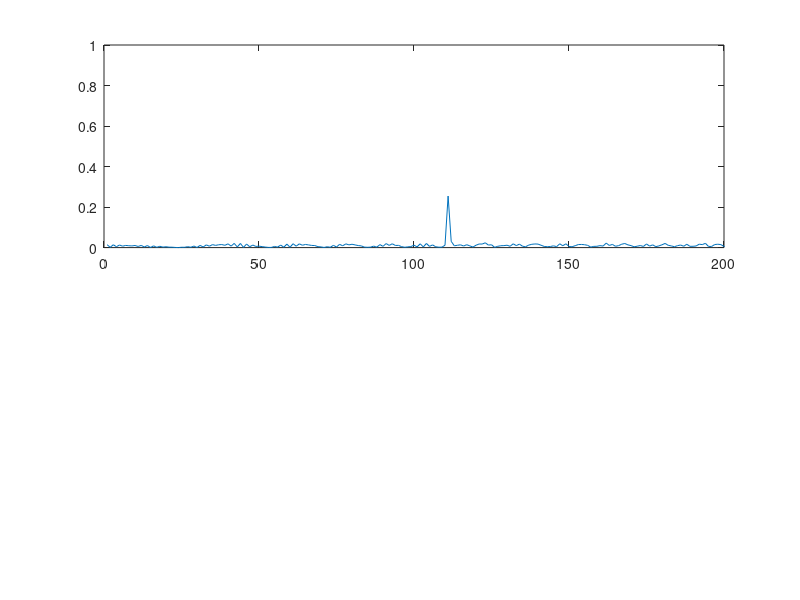
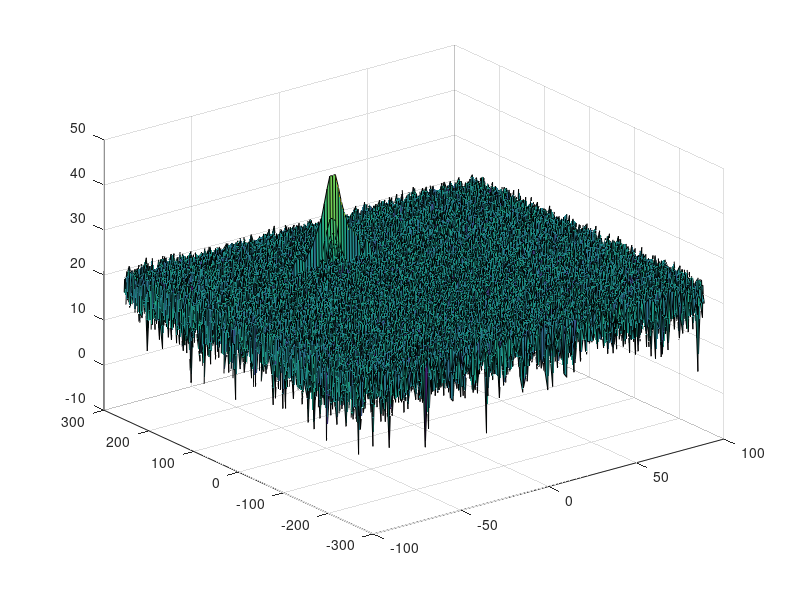

Write the MATLAB code that produced these figures, in order. (Note: this script raises an error after producing the figures.)
clear all
clc;

%% Radar Specifications 
%%%%%%%%%%%%%%%%%%%%%%%%%%%
% Frequency of operation = 77GHz
% Max Range = 200m
% Range Resolution = 1 m
% Max Velocity = 100 m/s
%%%%%%%%%%%%%%%%%%%%%%%%%%%

%speed of light = 3e8
%% User Defined Range and Velocity of target
% *%TODO* :
% define the target's initial position and velocity. Note : Velocity
% remains contant
R = 110;    % Initial distance of the target
v = -20;    % Velocity of the target


%% FMCW Waveform Generation

% *%TODO* :
%Design the FMCW waveform by giving the specs of each of its parameters.
% Calculate the Bandwidth (B), Chirp Time (Tchirp) and Slope (slope) of the FMCW
% chirp using the requirements above.
C=3*10^8;             % Speed of light, Units: m/s
Range_Resolution = 1; % Units: meters (m)
Max_Range = 200;      % Maximum range, Units: m

Sweep_Time = 5.5*2*Max_Range/C;
Bandwidth = C/(2*Range_Resolution);
Slope = Bandwidth / Sweep_Time;

%Operating carrier frequency of Radar 
fc= 77e9;             %carrier freq

                                                          
%The number of chirps in one sequence. Its ideal to have 2^ value for the ease of running the FFT
%for Doppler Estimation. 
Nd=128;                   % #of doppler cells OR #of sent periods % number of chirps

%The number of samples on each chirp. 
Nr=1024;                  %for length of time OR # of range cells

% Timestamp for running the displacement scenario for every sample on each
% chirp
t=linspace(0,Nd*Sweep_Time,Nr*Nd); %total time for samples


%Creating the vectors for Tx, Rx and Mix based on the total samples input.
Tx=zeros(1,length(t)); %transmitted signal
Rx=zeros(1,length(t)); %received signal
Mix = zeros(1,length(t)); %beat signal

%Similar vectors for range_covered and time delay.
r_t=zeros(1,length(t));
td=zeros(1,length(t));


%% Signal generation and Moving Target simulation
% Running the radar scenario over the time. 

    % *%TODO* :
    %For each time stamp update the Range of the Target for constant velocity. 
    r_t = R + v*t;

    % *%TODO* :
    %For each time sample we need update the transmitted and
    %received signal. 
    td = 2*r_t/C;
    Tx = cos(2*pi*(fc*t + Slope*(t.^2)/2));
    Rx = cos(2*pi*(fc*(t-td) + Slope*((t-td).^2)/2));
    
    % *%TODO* :
    %Now by mixing the Transmit and Receive generate the beat signal
    %This is done by element wise matrix multiplication of Transmit and
    %Receiver Signal
    Mix = Tx.* Rx;


%% RANGE MEASUREMENT


 % *%TODO* :
%reshape the vector into Nr*Nd array. Nr and Nd here would also define the size of
%Range and Doppler FFT respectively.
Mix = reshape(Mix, [Nr, Nd]);

 % *%TODO* :
%run the FFT on the beat signal along the range bins dimension (Nr) and
%normalize.
Mix_fft = fft(Mix)/Nr;

 % *%TODO* :
% Take the absolute value of FFT output
Mix_fft = abs(Mix_fft);

% *%TODO* :
% Output of FFT is double sided signal, but we are interested in only one side of the spectrum.
% Hence we throw out half of the samples.
Mix_fft_half = Mix_fft(1:(length(Mix_fft)/2)+1, 1);

%plotting the range
figure ('Name','Range from First FFT')
subplot(2,1,1)

 % *%TODO* :
 % plot FFT output 

plot(Mix_fft_half); 
axis ([0 200 0 1]);



%% RANGE DOPPLER RESPONSE
% The 2D FFT implementation is already provided here. This will run a 2DFFT
% on the mixed signal (beat signal) output and generate a range doppler
% map.You will implement CFAR on the generated RDM


% Range Doppler Map Generation.

% The output of the 2D FFT is an image that has reponse in the range and
% doppler FFT bins. So, it is important to convert the axis from bin sizes
% to range and doppler based on their Max values.

Mix=reshape(Mix,[Nr,Nd]);

% 2D FFT using the FFT size for both dimensions.
sig_fft2 = fft2(Mix,Nr,Nd);

% Taking just one side of signal from Range dimension.
sig_fft2 = sig_fft2(1:Nr/2,1:Nd);
sig_fft2 = fftshift (sig_fft2);
RDM = abs(sig_fft2);
RDM = 10*log10(RDM) ;

%use the surf function to plot the output of 2DFFT and to show axis in both
%dimensions
doppler_axis = linspace(-100,100,Nd);
range_axis = linspace(-200,200,Nr/2)*((Nr/2)/400);
figure,surf(doppler_axis,range_axis,RDM);

%% CFAR implementation

%Slide Window through the complete Range Doppler Map

% *%TODO* :
%Select the number of Training Cells in both the dimensions.
Tr = 10;
Td = 8;

% *%TODO* :
%Select the number of Guard Cells in both dimensions around the Cell under 
%test (CUT) for accurate estimation
Gr = 4;
Gd = 4;

% *%TODO* :
% offset the threshold by SNR value in dB
offset = 6;

% *%TODO* :
%Create a vector to store noise_level for each iteration on training cells
noise_level = zeros(1,1);


% *%TODO* :
%design a loop such that it slides the CUT across range doppler map by
%giving margins at the edges for Training and Guard Cells.
%For every iteration sum the signal level within all the training
%cells. To sum convert the value from logarithmic to linear using db2pow
%function. Average the summed values for all of the training
%cells used. After averaging convert it back to logarithimic using pow2db.
%Further add the offset to it to determine the threshold. Next, compare the
%signal under CUT with this threshold. If the CUT level > threshold assign
%it a value of 1, else equate it to 0.

% Update Nr to half their values, since, only first half of the signal
% is considered

Nr = Nr/2;

% Initialize vector to hold threshold values 
threshold_cfar = zeros(Nr,Nd);
signal_cfar = zeros(Nr,Nd);

num_training_cells = (2*Tr+2*Gr+1)*(2*Td+2*Gd+1) - (2*Gr+1)*(2*Gd+1);

for r = (Tr+Gr+1) : (Nr-Tr-Gr) 
    for d = (Td+Gd+1) : (Nd-Td-Gd)
   % Use RDM[x,y] as the matrix from the output of 2D FFT for implementing
   % CFAR
    training_cells_sum = sum(db2pow(RDM(r-Gr-Tr:r+Gr+Tr, d-Gd-Td:d+Gd+Td)), 'all')...
                            - sum(db2pow(RDM(r-Gr:r+Gr,d-Gd:d+Gd)), 'all');
    noise_level = pow2db(training_cells_sum/num_training_cells);
    threshold_cfar(r,d) = noise_level + offset;
    
    if RDM(r,d) > threshold_cfar(r,d)
        signal = 1;
    else
        signal = 0;
    end
    
    % add signal value to the signal_cfar vector
    signal_cfar(r,d) = signal;  
    end
end


% *%TODO* :
% The process above will generate a thresholded block, which is smaller 
%than the Range Doppler Map as the CUT cannot be located at the edges of
%matrix. Hence,few cells will not be thresholded. To keep the map size same
% set those values to 0. 


% *%TODO* :
%display the CFAR output using the Surf function like we did for Range
%Doppler Response output.
figure,surf(doppler_axis,range_axis,signal_cfar);
colorbar;


 
 